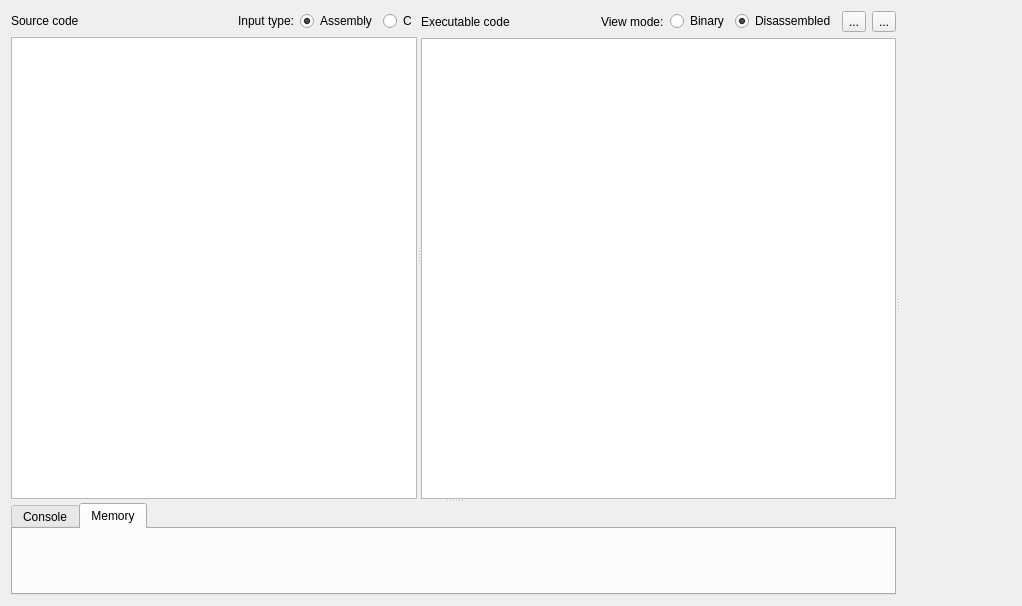
<?xml version="1.0" encoding="UTF-8"?>
<ui version="4.0">
 <class>Ripes::EditTab</class>
 <widget class="QWidget" name="Ripes::EditTab">
  <property name="geometry">
   <rect>
    <x>0</x>
    <y>0</y>
    <width>1022</width>
    <height>606</height>
   </rect>
  </property>
  <property name="windowTitle">
   <string>Form</string>
  </property>
  <layout class="QGridLayout" name="gridLayout">
   <item row="0" column="0">
    <widget class="QSplitter" name="toplevelSplitter">
     <property name="orientation">
      <enum>Qt::Horizontal</enum>
     </property>
     <widget class="QSplitter" name="leftSpliiter">
      <property name="orientation">
       <enum>Qt::Vertical</enum>
      </property>
      <widget class="QWidget" name="verticalLayoutWidget_3">
       <layout class="QVBoxLayout" name="leftLayout">
        <item>
         <widget class="QSplitter" name="editorSplitter">
          <property name="orientation">
           <enum>Qt::Horizontal</enum>
          </property>
          <widget class="QWidget" name="verticalLayoutWidget">
           <layout class="QVBoxLayout" name="editorLayout">
            <item>
             <layout class="QHBoxLayout" name="horizontalLayout_3">
              <item>
               <widget class="QLabel" name="label">
                <property name="text">
                 <string>Source code</string>
                </property>
               </widget>
              </item>
              <item>
               <spacer name="horizontalSpacer_2">
                <property name="orientation">
                 <enum>Qt::Horizontal</enum>
                </property>
                <property name="sizeHint" stdset="0">
                 <size>
                  <width>40</width>
                  <height>20</height>
                 </size>
                </property>
               </spacer>
              </item>
              <item>
               <widget class="QLabel" name="label_6">
                <property name="text">
                 <string>Input type:</string>
                </property>
               </widget>
              </item>
              <item>
               <widget class="QRadioButton" name="setAssemblyInput">
                <property name="text">
                 <string>Assembly</string>
                </property>
                <property name="checked">
                 <bool>true</bool>
                </property>
               </widget>
              </item>
              <item>
               <widget class="QRadioButton" name="setCInput">
                <property name="text">
                 <string>C</string>
                </property>
               </widget>
              </item>
              <item>
               <layout class="QHBoxLayout" name="sourceTypeLayout"/>
              </item>
             </layout>
            </item>
            <item>
             <widget class="QStackedWidget" name="editorStackedWidget">
              <property name="currentIndex">
               <number>0</number>
              </property>
              <widget class="QWidget" name="editorPage">
               <layout class="QGridLayout" name="gridLayout_3">
                <property name="leftMargin">
                 <number>0</number>
                </property>
                <property name="topMargin">
                 <number>0</number>
                </property>
                <property name="rightMargin">
                 <number>0</number>
                </property>
                <property name="bottomMargin">
                 <number>0</number>
                </property>
                <item row="0" column="0">
                 <widget class="CodeEditor" name="codeEditor"/>
                </item>
               </layout>
              </widget>
              <widget class="QWidget" name="editorDisabledPage">
               <layout class="QGridLayout" name="gridLayout_5">
                <item row="0" column="0">
                 <widget class="QFrame" name="gridFrame">
                  <property name="frameShape">
                   <enum>QFrame::Box</enum>
                  </property>
                  <property name="lineWidth">
                   <number>1</number>
                  </property>
                  <layout class="QGridLayout" name="gridLayout_4">
                   <item row="5" column="1">
                    <spacer name="verticalSpacer_2">
                     <property name="orientation">
                      <enum>Qt::Vertical</enum>
                     </property>
                     <property name="sizeHint" stdset="0">
                      <size>
                       <width>20</width>
                       <height>40</height>
                      </size>
                     </property>
                    </spacer>
                   </item>
                   <item row="1" column="2">
                    <spacer name="horizontalSpacer_4">
                     <property name="orientation">
                      <enum>Qt::Horizontal</enum>
                     </property>
                     <property name="sizeHint" stdset="0">
                      <size>
                       <width>40</width>
                       <height>20</height>
                      </size>
                     </property>
                    </spacer>
                   </item>
                   <item row="0" column="1">
                    <spacer name="verticalSpacer">
                     <property name="orientation">
                      <enum>Qt::Vertical</enum>
                     </property>
                     <property name="sizeHint" stdset="0">
                      <size>
                       <width>20</width>
                       <height>40</height>
                      </size>
                     </property>
                    </spacer>
                   </item>
                   <item row="1" column="3">
                    <layout class="QGridLayout" name="gridLayout_6"/>
                   </item>
                   <item row="1" column="0">
                    <spacer name="horizontalSpacer_3">
                     <property name="orientation">
                      <enum>Qt::Horizontal</enum>
                     </property>
                     <property name="sizeHint" stdset="0">
                      <size>
                       <width>40</width>
                       <height>20</height>
                      </size>
                     </property>
                    </spacer>
                   </item>
                   <item row="1" column="1">
                    <layout class="QGridLayout" name="gridLayout_7">
                     <item row="1" column="1">
                      <widget class="QLabel" name="inputSrcPath">
                       <property name="text">
                        <string>TextLabel</string>
                       </property>
                       <property name="wordWrap">
                        <bool>true</bool>
                       </property>
                      </widget>
                     </item>
                     <item row="1" column="0">
                      <widget class="QLabel" name="label_5">
                       <property name="text">
                        <string>&lt;html&gt;&lt;head/&gt;&lt;body&gt;&lt;p&gt;&lt;span style=&quot; font-weight:600;&quot;&gt;File:&lt;/span&gt;&lt;/p&gt;&lt;/body&gt;&lt;/html&gt;</string>
                       </property>
                      </widget>
                     </item>
                     <item row="2" column="0">
                      <widget class="QLabel" name="label_7">
                       <property name="text">
                        <string>&lt;html&gt;&lt;head/&gt;&lt;body&gt;&lt;p&gt;&lt;span style=&quot; font-weight:600;&quot;&gt;Note:&lt;/span&gt; Enabling the editor will clear any currently loaded program from the simulator&lt;/p&gt;&lt;/body&gt;&lt;/html&gt;</string>
                       </property>
                       <property name="textFormat">
                        <enum>Qt::RichText</enum>
                       </property>
                       <property name="wordWrap">
                        <bool>true</bool>
                       </property>
                      </widget>
                     </item>
                     <item row="0" column="1">
                      <widget class="QLabel" name="curInputSrcLabel">
                       <property name="text">
                        <string>Foo</string>
                       </property>
                      </widget>
                     </item>
                     <item row="0" column="0">
                      <widget class="QLabel" name="label_4">
                       <property name="text">
                        <string>&lt;b&gt;Current input source:&lt;/b&gt;</string>
                       </property>
                       <property name="textFormat">
                        <enum>Qt::RichText</enum>
                       </property>
                      </widget>
                     </item>
                     <item row="2" column="1">
                      <layout class="QHBoxLayout" name="horizontalLayout">
                       <item>
                        <widget class="QPushButton" name="enableEditor">
                         <property name="text">
                          <string>Enable editor</string>
                         </property>
                        </widget>
                       </item>
                       <item>
                        <spacer name="horizontalSpacer_5">
                         <property name="orientation">
                          <enum>Qt::Horizontal</enum>
                         </property>
                         <property name="sizeHint" stdset="0">
                          <size>
                           <width>40</width>
                           <height>20</height>
                          </size>
                         </property>
                        </spacer>
                       </item>
                      </layout>
                     </item>
                    </layout>
                   </item>
                  </layout>
                 </widget>
                </item>
               </layout>
              </widget>
             </widget>
            </item>
           </layout>
          </widget>
          <widget class="QWidget" name="verticalLayoutWidget_2">
           <layout class="QVBoxLayout" name="programViewerLayout">
            <item>
             <layout class="QHBoxLayout" name="horizontalLayout_4">
              <item>
               <widget class="QLabel" name="label_2">
                <property name="text">
                 <string>Executable code</string>
                </property>
               </widget>
              </item>
              <item>
               <spacer name="horizontalSpacer">
                <property name="orientation">
                 <enum>Qt::Horizontal</enum>
                </property>
                <property name="sizeType">
                 <enum>QSizePolicy::Expanding</enum>
                </property>
                <property name="sizeHint" stdset="0">
                 <size>
                  <width>40</width>
                  <height>20</height>
                 </size>
                </property>
               </spacer>
              </item>
              <item>
               <widget class="QLabel" name="label_3">
                <property name="text">
                 <string>View mode:</string>
                </property>
               </widget>
              </item>
              <item>
               <widget class="QRadioButton" name="binaryViewButton">
                <property name="text">
                 <string>Binary</string>
                </property>
                <attribute name="buttonGroup">
                 <string notr="true">binaryViewButtons</string>
                </attribute>
               </widget>
              </item>
              <item>
               <widget class="QRadioButton" name="disassembledViewButton">
                <property name="text">
                 <string>Disassembled</string>
                </property>
                <property name="checked">
                 <bool>true</bool>
                </property>
                <attribute name="buttonGroup">
                 <string notr="true">binaryViewButtons</string>
                </attribute>
               </widget>
              </item>
              <item>
               <widget class="QToolButton" name="followButton">
                <property name="text">
                 <string>...</string>
                </property>
               </widget>
              </item>
              <item>
               <widget class="QToolButton" name="navigatorButton">
                <property name="text">
                 <string>...</string>
                </property>
               </widget>
              </item>
             </layout>
            </item>
            <item>
             <widget class="ProgramViewer" name="programViewer"/>
            </item>
           </layout>
          </widget>
         </widget>
        </item>
       </layout>
      </widget>
      <widget class="QTabWidget" name="tabWidget">
       <property name="currentIndex">
        <number>1</number>
       </property>
       <widget class="QWidget" name="consoleTab">
        <attribute name="title">
         <string>Console</string>
        </attribute>
        <layout class="QGridLayout" name="gridLayout_2">
         <item row="0" column="0">
          <widget class="ConsoleWidget" name="console" native="true"/>
         </item>
        </layout>
       </widget>
       <widget class="QWidget" name="memoryTab">
        <attribute name="title">
         <string>Memory</string>
        </attribute>
        <layout class="QGridLayout" name="gridLayout_8">
         <item row="0" column="0">
          <widget class="MemoryViewerWidget" name="memoryView" native="true"/>
         </item>
        </layout>
       </widget>
      </widget>
     </widget>
     <widget class="RegisterContainerWidget" name="registers" native="true"/>
    </widget>
   </item>
  </layout>
 </widget>
 <customwidgets>
  <customwidget>
   <class>RegisterContainerWidget</class>
   <extends>QWidget</extends>
   <header>registercontainerwidget.h</header>
   <container>1</container>
  </customwidget>
  <customwidget>
   <class>CodeEditor</class>
   <extends>QPlainTextEdit</extends>
   <header>editor/codeeditor.h</header>
  </customwidget>
  <customwidget>
   <class>ProgramViewer</class>
   <extends>QPlainTextEdit</extends>
   <header>programviewer.h</header>
  </customwidget>
  <customwidget>
   <class>ConsoleWidget</class>
   <extends>QWidget</extends>
   <header>consolewidget.h</header>
   <container>1</container>
  </customwidget>
  <customwidget>
   <class>MemoryViewerWidget</class>
   <extends>QWidget</extends>
   <header>memoryviewerwidget.h</header>
   <container>1</container>
  </customwidget>
 </customwidgets>
 <resources/>
 <connections/>
 <buttongroups>
  <buttongroup name="binaryViewButtons"/>
 </buttongroups>
</ui>
